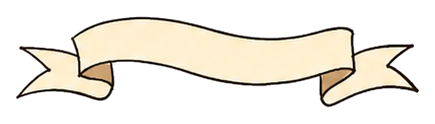
#> input picture assets/illust/ribbon.png, 435 x 124 px
$ python ribbon-path.py
#> lines starting #> are read from the running program, lines starting #| are printed output that depends on the picture; after the words box and inside, x2 and y2 are one past the last pixel; in counts of white or black regions, pixels touching at a corner belong together
"""
푸터 리본 글씨가 리본 출렁임을 따라가도록 곡선을 맞춘다

  python tools/ribbon-path.py

assets/illust/ribbon.png 의 가운데 띠에서 열마다 위·아래 윤곽선을 찾아 중심선을 구하고,
그 곡선을 index.html 의 <path id="ribbonPath" d="..."> 에 써 넣는다 (SVG 좌표 = 리본 그림 px).
글씨는 <textPath> 로 이 곡선 위에 놓인다. 리본 그림을 바꾸면 이것만 다시 실행하면 된다.
"""
import re
from pathlib import Path
from PIL import Image
import numpy as np

root = Path(__file__).resolve().parent.parent
im = np.asarray(Image.open(root / "assets" / "illust" / "ribbon.png").convert("RGBA")).astype(float)
a, lum = im[..., 3] / 255, im[..., :3].mean(-1)
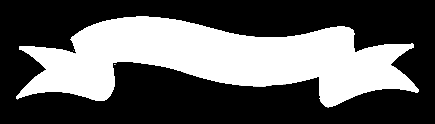
#> a: shape (124, 435) float64; min 0, max 1, mean 0.37
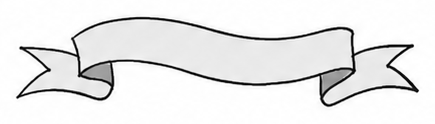
#> lum: shape (124, 435) float64; min 0, max 255, mean 233.8
dark = (a > 0.5) & (lum < 110)
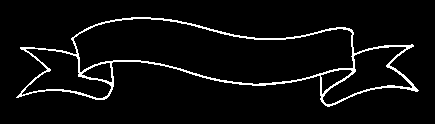
#> dark: shape (124, 435) bool; 4.9% white in thin lines or dots, all inside (x1, y1, x2, y2) = (16, 17, 419, 107)
H, W = a.shape
#> H = 124; W = 435


def runs(col):
    ys = np.where(col)[0]
    if not len(ys): return []
    cut = np.where(np.diff(ys) > 1)[0]
    return [(s, e) for s, e in zip(np.r_[ys[0], ys[cut + 1]], np.r_[ys[cut], ys[-1]])]


# 가운데 띠 = 윤곽선이 위·아래 딱 두 줄인 열 (양 끝 접힌 부분은 줄이 3~4개)
xs, top, bot = [], [], []
for x in range(W):
    r = runs(dark[:, x])
    if len(r) == 2 and 25 < r[1][0] - r[0][1] < H * 0.6:
        xs.append(x); top.append(r[0][1]); bot.append(r[1][0])
#> this loop made 435 passes
#> (ys in runs, cut in runs, r) on passes 21 to 23: ([47, 48, 93, 94, 95, 96], [1], [(47, 48), (93, 96)]), ([47, 48, 49, 91, 92, 93, 94, 95, 96], [2], [(47, 49), (91, 96)]), ([47, 48, 49, 90, 91, 92, 95], [2, 5], [(47, 49), (90, 92), (95, 95)])
#> after the loop, bot = 260 values, max 93 at index 0, min 60 at index 22, mean 76.73; top = 260 values, max 54 at index 21, min 18 at index 41, mean 33.63; xs = 260 values from 20 to 413
xs, top, bot = map(np.array, (xs, top, bot))
# 가장 긴 연속 구간만 (띠 밖 잡음 제외)
cut = np.where(np.diff(xs) > 3)[0]
#> cut = [1, 21, 227, 257]
seg = np.split(np.arange(len(xs)), cut + 1)
#> seg = 5 items
k = max(seg, key=len)
#> k = 206 values from 22 to 227
xs, top, bot = xs[k], top[k], bot[k]
#> xs = 206 values from 114 to 319; top = 206 values, max 39 at index 140, min 18 at index 19, mean 29.33; bot = 206 values, max 84 at index 139, min 60 at index 0, mean 73.56
mid, band = (top + bot) / 2, float(np.median(bot - top))
#> mid = 206 values, max 61.5 at index 140, min 39 at index 19, mean 51.44; band = 44

# 중심선을 매끈한 곡선으로 (4차) → 글자 기준선은 중심에서 글자 높이의 1/3 만큼 아래
FONT = round(band * 0.7)
#> FONT = 31
coef = np.polyfit(xs, mid, 4)
#> coef = [5.74e-08, -6.6e-05, 0.0253, -3.8, 233.1]
x0, x1 = xs[0] + 4, xs[-1] - 4
#> x0 = 118; x1 = 315
pts = [(x, np.polyval(coef, x) + FONT * 0.33) for x in np.linspace(x0, x1, 9)]
#> pts = [(118, 50.61), (142.6, 49.31), (167.2, 53.05), (191.9, 59.09), (216.5, 65.23), (241.1, 69.74), (265.8, 71.43), (290.4, 69.6), (315, 64.05)]
d = f"M{pts[0][0]:.1f},{pts[0][1]:.1f}"
#> d = 'M118.0,50.6'
for p0, p1, p2, p3 in zip([pts[0]] + pts[:-2], pts[:-1], pts[1:], pts[2:] + [pts[-1]]):   # Catmull-Rom → 3차 베지어
    c1 = (p1[0] + (p2[0] - p0[0]) / 6, p1[1] + (p2[1] - p0[1]) / 6)
    c2 = (p2[0] - (p3[0] - p1[0]) / 6, p2[1] - (p3[1] - p1[1]) / 6)
    d += f" C{c1[0]:.1f},{c1[1]:.1f} {c2[0]:.1f},{c2[1]:.1f} {p2[0]:.1f},{p2[1]:.1f}"
#> this loop made 8 passes
#> (p0, p1, p2, p3, c1, c2) on passes 2 to 7: ((118, 50.61), (142.6, 49.31), (167.2, 53.05), (191.9, 59.09), (150.8, 49.72), (159, 51.42)), ((142.6, 49.31), (167.2, 53.05), (191.9, 59.09), (216.5, 65.23), (175.5, 54.68), (183.7, 57.06)), ((167.2, 53.05), (191.9, 59.09), (216.5, 65.23), (241.1, 69.74), (200.1, 61.12), (208.3, 63.45)), ((191.9, 59.09), (216.5, 65.23), (241.1, 69.74), (265.8, 71.43), (224.7, 67), (232.9, 68.71)), ((216.5, 65.23), (241.1, 69.74), (265.8, 71.43), (290.4, 69.6), (249.3, 70.78), (257.5, 71.46)), ((241.1, 69.74), (265.8, 71.43), (290.4, 69.6), (315, 64.05), (274, 71.41), (282.2, 70.83))
#> (p1, p2, p3, c1, c2) on pass 1: ((118, 50.61), (142.6, 49.31), (167.2, 53.05), (122.1, 50.39), (134.4, 48.91))

html = root / "index.html"
#> (the run stopped early here; a loop or call above may not have finished)

$ run again, with assets/illust/bow.png copied over assets/illust/ribbon.png
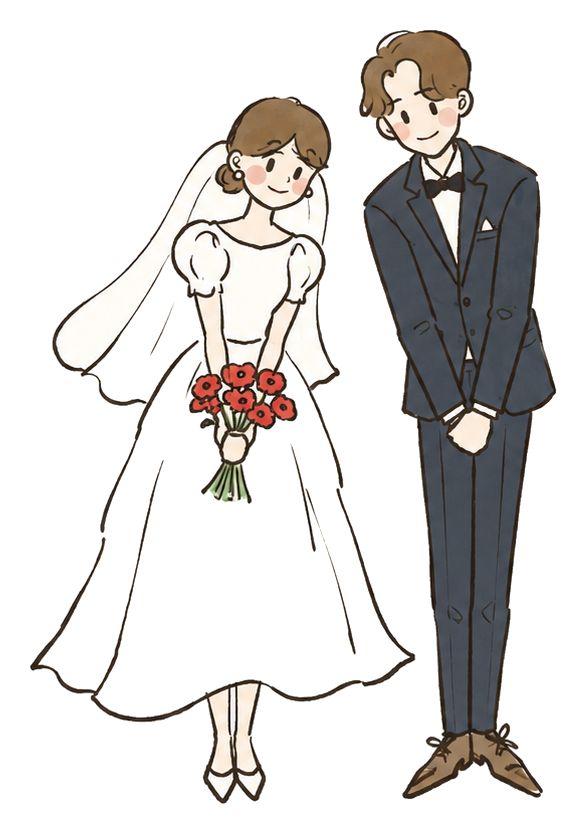
#> input picture assets/illust/bow.png, 587 x 834 px
#> `a, lum = im[..., 3] / 255, im[..., :3].mean(-1)`:
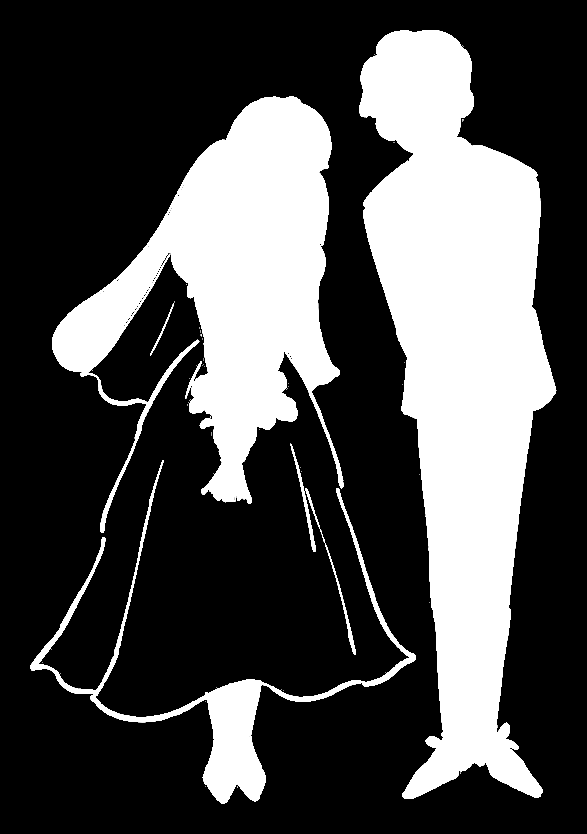
#> a: shape (834, 587) float64; min 0, max 1, mean 0.3
#> `dark = (a > 0.5) & (lum < 110)`:
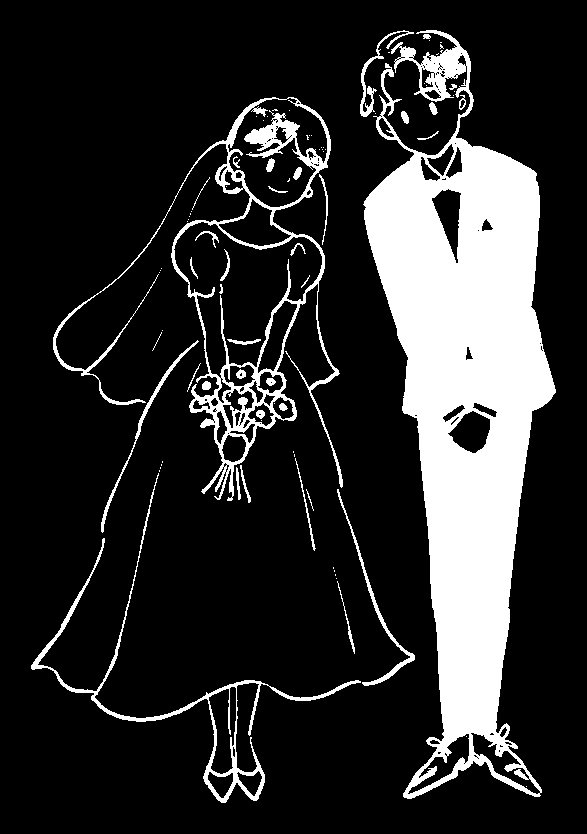
#> dark: shape (834, 587) bool; 17.7% white; 86 white regions (50 under 20 px), largest, box (x1, y1, x2, y2) and area: (363, 30, 556, 799) 68418, (53, 97, 343, 501) 10378, (31, 473, 361, 803) 3747
#> the loop `for x in range(W):` made 587 passes
#> (ys in runs, cut in runs, r) on passes 40 to 42: ([654, 655, 656, 657, 658, 659, 660, 661, 665, 666, 667, 668], [7], [(654, 661), (665, 668)]), ([653, 654, 655, 656, 657, 658, 659, 660, 665, 666, 667, 668], [7], [(653, 660), (665, 668)]), ([652, 653, 654, 655, 656, 657, 658, 665, 666, 667, 668], [6], [(652, 658), (665, 668)])
#> after the loop `for x in range(W):`: bot = [680, 680, 680, 680, 681]; top = [544, 548, 551, 555, 559]; xs = [355, 356, 357, 358, 359]
#> `cut = np.where(np.diff(xs) > 3)[0]`: cut = empty array
#> seg = [[0, 1, 2, 3, 4]]
#> k = [0, 1, 2, 3, 4]
#> mid = [612, 614, 615.5, 617.5, 620]; band = 129
#> FONT = 90
#> coef = [-0.0417, 59.58, -31951.1, 7614850.8, -680554584.8]
#> x0 = 359; x1 = 355
#> pts = [(359, 649.7), (358.5, 648.4), (358, 647.2), (357.5, 646.1), (357, 645.2), (356.5, 644.4), (356, 643.7), (355.5, 642.9), (355, 641.7)]
#> d = 'M359.0,649.7'
#> the loop `for p0, p1, p2, p3 in zip([pts[0]] + pts[:-2], pts[:-1], pts[1:], pts[..` made 8 passes
#> (p0, p1, p2, p3, c1, c2) on passes 2 to 5: ((359, 649.7), (358.5, 648.4), (358, 647.2), (357.5, 646.1), (358.3, 648), (358.2, 647.6)), ((358.5, 648.4), (358, 647.2), (357.5, 646.1), (357, 645.2), (357.8, 646.8), (357.7, 646.4)), ((358, 647.2), (357.5, 646.1), (357, 645.2), (356.5, 644.4), (357.3, 645.8), (357.2, 645.5)), ((357.5, 646.1), (357, 645.2), (356.5, 644.4), (356, 643.7), (356.8, 644.9), (356.7, 644.7))

$ run again, with assets/illust/envelope.png copied over assets/illust/ribbon.png
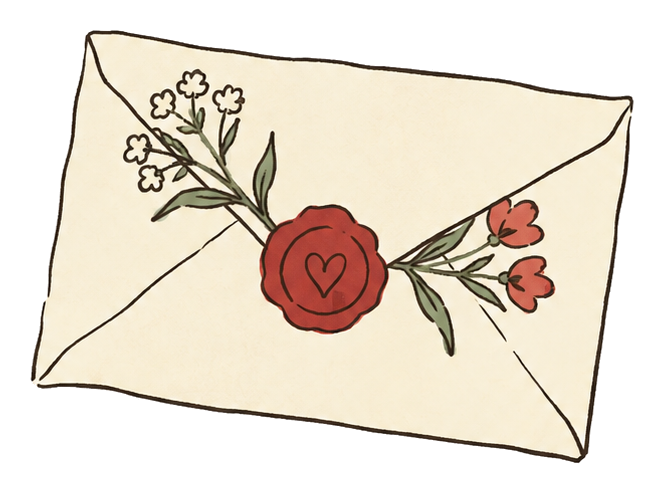
#> input picture assets/illust/envelope.png, 664 x 494 px
#> `a, lum = im[..., 3] / 255, im[..., :3].mean(-1)`:
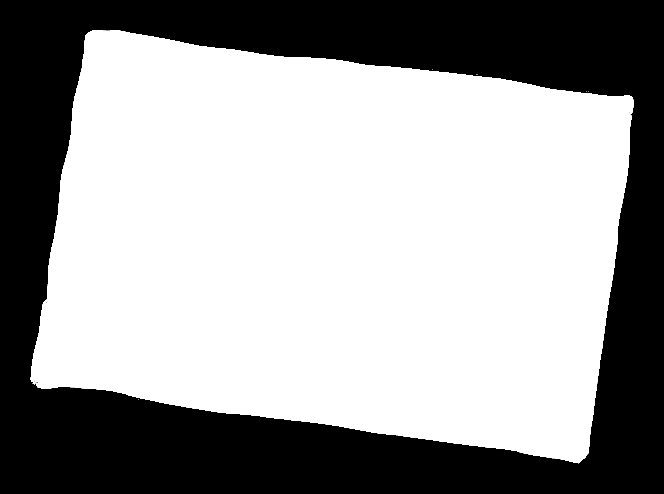
#> a: shape (494, 664) float64; min 0, max 1, mean 0.618
#> `dark = (a > 0.5) & (lum < 110)`:
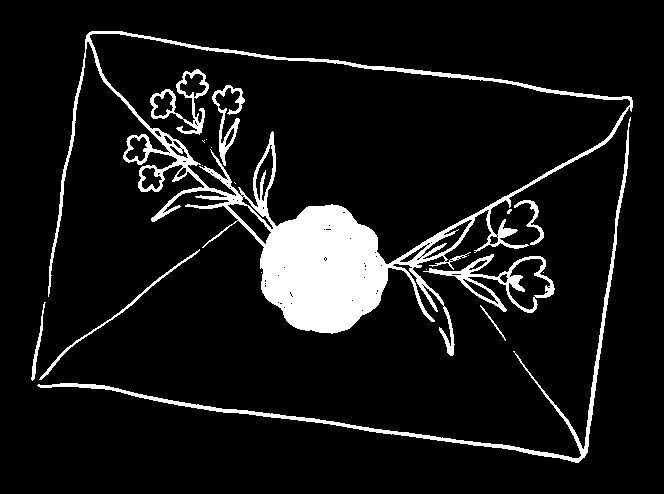
#> dark: shape (494, 664) bool; 9.2% white; 19 white regions (10 under 20 px), largest, box (x1, y1, x2, y2) and area: (48, 31, 633, 356) 22146, (37, 117, 631, 463) 3639, (423, 254, 555, 313) 1629
#> the loop `for x in range(W):` made 664 passes
#> (cut in runs, r) on passes 38 to 40: ([14], [(341, 355), (385, 385)]), ([12], [(337, 349), (384, 386)]), ([13, 14], [(333, 346), (379, 379), (384, 386)])
#> after the loop `for x in range(W):`: bot = [385, 384]; top = [355, 349]; xs = [37, 38]
#> `cut = np.where(np.diff(xs) > 3)[0]`: cut = empty array
#> seg = [[0, 1]]
#> k = [0, 1]
#> mid = [370, 366.5]; band = 32.5
#> FONT = 23
#> coef = [-5.04e-05, -0.000252, 0.0523, 4.28, 247.4]
#> x0 = 41; x1 = 34
#> pts = [(41, 358.4), (40.12, 363.8), (39.25, 368.5), (38.38, 372.6), (37.5, 375.9), (36.62, 378.7), (35.75, 380.9), (34.88, 382.5), (34, 383.6)]
#> d = 'M41.0,358.4'
#> the loop `for p0, p1, p2, p3 in zip([pts[0]] + pts[:-2], pts[:-1], pts[1:], pts[..` made 8 passes
#> (p0, p1, p2, p3, c1, c2) on passes 2 to 5: ((41, 358.4), (40.12, 363.8), (39.25, 368.5), (38.38, 372.6), (39.83, 365.5), (39.54, 367.1)), ((40.12, 363.8), (39.25, 368.5), (38.38, 372.6), (37.5, 375.9), (38.96, 370), (38.67, 371.3)), ((39.25, 368.5), (38.38, 372.6), (37.5, 375.9), (36.62, 378.7), (38.08, 373.8), (37.79, 374.9)), ((38.38, 372.6), (37.5, 375.9), (36.62, 378.7), (35.75, 380.9), (37.21, 377), (36.92, 377.9))
